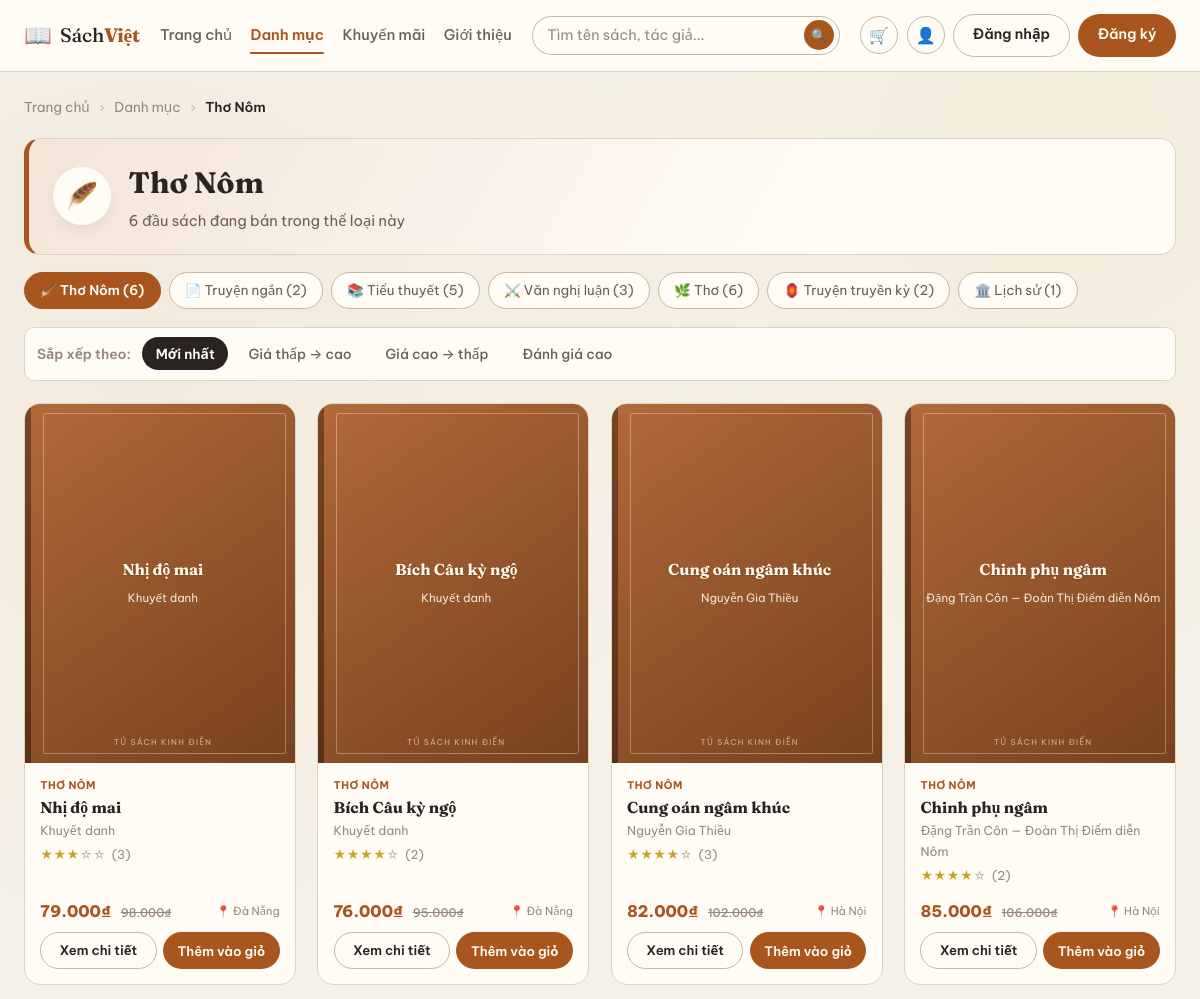
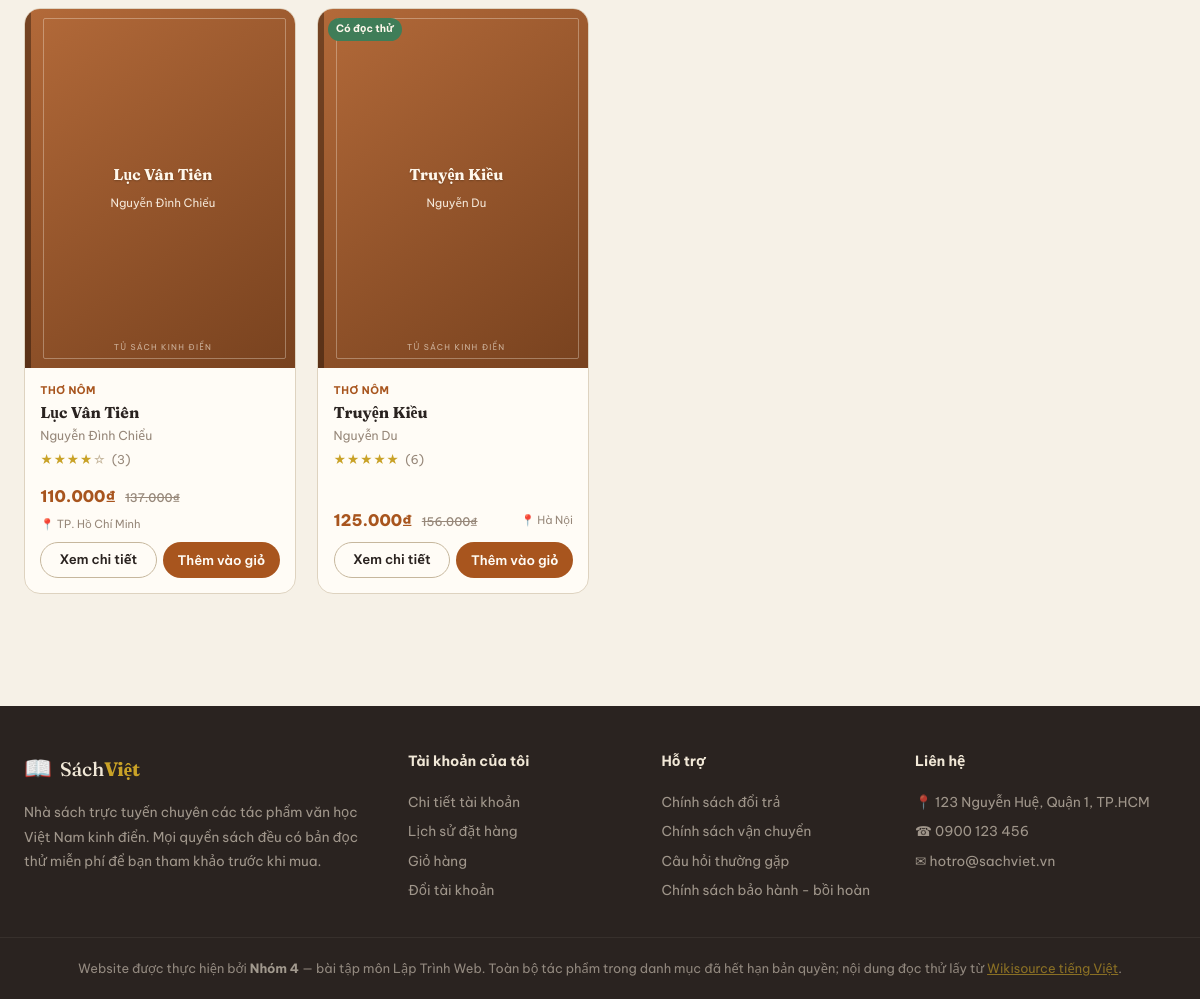
/the-loai.php?id=1, run on the app's committed database (2 pictures, top to bottom).
### tables this page shows
CREATE TABLE the_loai (
  id          INT          NOT NULL AUTO_INCREMENT COMMENT 'Mã thể loại (tự tăng)',
  ten         VARCHAR(100) NOT NULL                COMMENT 'Tên thể loại, VD: Thơ Nôm',
  mau         CHAR(7)      NOT NULL DEFAULT '#7A6A4F' COMMENT 'Màu bìa sách, dạng #RRGGBB',
  bieu_tuong  VARCHAR(16)  NOT NULL DEFAULT '📚'    COMMENT 'Emoji ở mục Danh mục nổi bật',
  PRIMARY KEY (id),
  UNIQUE KEY uq_the_loai_ten (ten),
  CONSTRAINT chk_the_loai_mau CHECK (mau REGEXP '^#[0-9A-Fa-f]{6}$')
);

CREATE TABLE sach (
  id               INT          NOT NULL AUTO_INCREMENT COMMENT 'Mã sách — dùng trong link sach.php?id=...',
  ten              VARCHAR(200) NOT NULL                COMMENT 'Tên sách',
  tac_gia          VARCHAR(150) NOT NULL DEFAULT 'Khuyết danh' COMMENT 'Tác giả',
  nam_sang_tac     VARCHAR(50)  NULL                    COMMENT 'Năm/thế kỷ sáng tác, VD: 1820 hoặc Thế kỷ XVIII',
  the_loai_id      INT          NOT NULL                COMMENT 'Thể loại → the_loai.id',
  kho_id           INT          NOT NULL                COMMENT 'Kho chứa sách → kho.id',
  gia              INT          NOT NULL                COMMENT 'Giá bán hiện tại (đồng)',
  gia_cu           INT          NULL                    COMMENT 'Giá bìa gốc (đồng); NULL = không giảm giá',
  so_luong         INT          NOT NULL DEFAULT 0      COMMENT 'Số cuốn còn trong kho (0 = hết hàng)',
  mo_ta            TEXT         NULL                    COMMENT 'Mô tả ngắn ở trang chi tiết',
  trich_doan       TEXT         NULL                    COMMENT 'Đoạn đọc thử; các đoạn cách nhau 1 dòng trống',
  link_wikisource  VARCHAR(255) NULL                    COMMENT 'Link đọc toàn văn trên Wikisource',
  hien_thi         TINYINT(1)   NOT NULL DEFAULT 1      COMMENT '1 = đang bán, 0 = ẩn khỏi cửa hàng',
  ngay_them        DATETIME     NOT NULL DEFAULT CURRENT_TIMESTAMP COMMENT 'Ngày đưa lên cửa hàng',
  PRIMARY KEY (id),
  KEY idx_sach_the_loai (the_loai_id),
  KEY idx_sach_kho (kho_id),
  CONSTRAINT fk_sach_the_loai FOREIGN KEY (the_loai_id) REFERENCES the_loai (id)
    ON UPDATE CASCADE ON DELETE RESTRICT,
  CONSTRAINT fk_sach_kho FOREIGN KEY (kho_id) REFERENCES kho (id)
    ON UPDATE CASCADE ON DELETE RESTRICT,
  CONSTRAINT chk_sach_gia      CHECK (gia >= 0),
  CONSTRAINT chk_sach_gia_cu   CHECK (gia_cu IS NULL OR gia_cu >= gia),
  CONSTRAINT chk_sach_so_luong CHECK (so_luong >= 0),
  CONSTRAINT chk_sach_hien_thi CHECK (hien_thi IN (0, 1))
);

CREATE TABLE kho (
  id   INT          NOT NULL AUTO_INCREMENT COMMENT 'Mã kho (tự tăng)',
  ten  VARCHAR(100) NOT NULL                COMMENT 'Tên kho, VD: Hà Nội',
  PRIMARY KEY (id),
  UNIQUE KEY uq_kho_ten (ten)
);

### ham-sach.php (called while the page is built, shortened)
<?php
function lay_the_loai_kem_so_sach(PDO $db): array
{
    return $db->query('
        SELECT tl.id, tl.ten, tl.mau, tl.bieu_tuong, COUNT(s.id) AS so_sach
        FROM the_loai tl
        LEFT JOIN sach s ON s.the_loai_id = tl.id AND s.hien_thi = 1
        GROUP BY tl.id, tl.ten, tl.mau, tl.bieu_tuong
        ORDER BY tl.id
    ')->fetchAll();
}
function gan_so_sao(array $ds_sach): array
{
    return $ds_sach;
}
function lay_the_loai(PDO $db, int $id): ?array
{
    $cau_lenh = $db->prepare('SELECT id, ten, mau, bieu_tuong FROM the_loai WHERE id = ?');
    $cau_lenh->execute([$id]);
    return $cau_lenh->fetch() ?: null;
}
function lay_sach_theo_loai(PDO $db, int $the_loai_id, string $sap_xep = 'moi'): array
{
    $order_by = (KIEU_SAP_XEP[$sap_xep] ?? KIEU_SAP_XEP['moi'])[1];
    $cau_lenh = $db->prepare("
        SELECT s.id, s.ten, s.tac_gia, s.gia, s.gia_cu, s.so_luong,
               tl.ten AS ten_the_loai, tl.mau, k.ten AS ten_kho,
               (s.trich_doan IS NOT NULL AND s.trich_doan <> '') AS co_trich_doan,
               COALESCE(dg.luot, 0) AS luot_danh_gia, dg.diem
        FROM sach s
        JOIN the_loai tl ON tl.id = s.the_loai_id
        JOIN kho k       ON k.id  = s.kho_id
        LEFT JOIN (SELECT sach_id, COUNT(*) AS luot, AVG(so_sao) AS diem
                   FROM danh_gia
                   GROUP BY sach_id) dg ON dg.sach_id = s.id
        WHERE s.the_loai_id = ? AND s.hien_thi = 1
        ORDER BY $order_by
    ");
    $cau_lenh->execute([$the_loai_id]);
    return gan_so_sao($cau_lenh->fetchAll());
}

### the-loai.php (the view, shortened to what this page needs)
<?php
require_once __DIR__ . '/inc/khoi-tao.php';
$id = (int) ($_GET['id'] ?? 0);
$sap_xep = get_chuoi('sx');
if (!isset(KIEU_SAP_XEP[$sap_xep])) {
    $sap_xep = 'moi';
}
$the_loai = lay_the_loai($db, $id);
if ($the_loai) {
    $ds_sach     = lay_sach_theo_loai($db, $id, $sap_xep);
    $ds_the_loai = lay_the_loai_kem_so_sach($db);
} else {
    http_response_code(404);
}
?>
<!DOCTYPE html>
<html lang="vi">
<head>
<link rel="stylesheet" href="style.css">
</head>
<body>
<?php include __DIR__ . '/inc/dau-trang.php'; ?>
<main class="page">
<?php if (!$the_loai): ?>
  <nav class="breadcrumb" aria-label="Đường dẫn">
    <a href="index.php">Trang chủ</a> <span>›</span>
    <a href="danh-muc.php">Danh mục</a> <span>›</span> <strong>Không tìm thấy</strong>
  </nav>
  <section class="panel">
    <h2>Không tìm thấy thể loại này</h2>
    <p class="sp-mota">Thể loại bạn tìm không tồn tại hoặc đã ngừng kinh doanh.</p>
    <a href="danh-muc.php" class="btn btn-solid">← Xem tất cả danh mục</a>
  </section>
<?php else: ?>
  <nav class="breadcrumb" aria-label="Đường dẫn">
    <a href="index.php">Trang chủ</a> <span>›</span>
    <a href="danh-muc.php">Danh mục</a> <span>›</span>
    <strong><?= e($the_loai['ten']) ?></strong>
  </nav>
  <section class="tl-head" style="--mau:<?= mau($the_loai['mau']) ?>">
    <span class="tl-icon"><?= e($the_loai['bieu_tuong']) ?></span>
    <div>
      <h1 class="page-title"><?= e($the_loai['ten']) ?></h1>
      <p class="tl-sub"><?= count($ds_sach) ?> đầu sách đang bán trong thể loại này</p>
    </div>
  </section>
  <nav class="tl-chips" aria-label="Thể loại khác">
<?php foreach ($ds_the_loai as $tl): ?>
    <a href="the-loai.php?id=<?= $tl['id'] ?>" class="chip<?= $tl['id'] == $id ? ' chip-on' : '' ?>"><?= e($tl['bieu_tuong']) ?> <?= e($tl['ten']) ?> (<?= $tl['so_sach'] ?>)</a>
<?php endforeach; ?>
  </nav>
  <div class="tl-bar">
    <span>Sắp xếp theo:</span>
<?php foreach (KIEU_SAP_XEP as $ma => $kieu): ?>
    <a href="the-loai.php?id=<?= $id ?>&amp;sx=<?= $ma ?>" class="sx<?= $ma === $sap_xep ? ' sx-on' : '' ?>"><?= $kieu[0] ?></a>
<?php endforeach; ?>
  </div>
  <div class="grid">
<?php foreach ($ds_sach as $s): ?>
    <article class="card" style="--mau:<?= mau($s['mau']) ?>">
      <a class="card-link" href="sach.php?id=<?= $s['id'] ?>">
        <span class="card-bia"><?= bia($s['ten'], $s['tac_gia'], $s['mau']) ?>
          <?php if ($s['co_trich_doan']): ?><span class="tag-doc">Có đọc thử</span><?php endif; ?>
        </span>
        <div class="card-body">
          <span class="card-tl"><?= e($s['ten_the_loai']) ?></span>
          <h3 class="card-ten"><?= e($s['ten']) ?></h3>
          <span class="card-tg"><?= e($s['tac_gia']) ?></span>
          <span class="card-rate"><?= sao($s['sao']) ?><span class="card-luot">(<?= $s['luot_danh_gia'] ?>)</span></span>
          <span class="card-foot">
            <span class="card-gia"><?= tien($s['gia']) ?>
              <?php if ($s['gia_cu'] > $s['gia']): ?><s class="card-gia-cu"><?= tien($s['gia_cu']) ?></s><?php endif; ?>
            </span>
            <span class="card-kho">📍 <?= e($s['ten_kho']) ?></span>
          </span>
        </div>
      </a>
      <form class="card-actions" action="gio-hang.php" method="post">
        <a href="sach.php?id=<?= $s['id'] ?>" class="btn btn-ghost btn-sm">Xem chi tiết</a>
<?php if ($s['so_luong'] > 0): ?>
        <button type="submit" class="btn btn-solid btn-sm">Thêm vào giỏ</button>
<?php else: ?>
        <button type="button" class="btn btn-solid btn-sm" disabled>Hết hàng</button>
<?php endif; ?>
      </form>
    </article>
<?php endforeach; ?>
  </div>
<?php endif; ?>
</main>
<?php include __DIR__ . '/inc/chan-trang.php'; ?>
</body>
</html>

### ham.php (shortened to what this page needs)
<?php
function e($chuoi): string
{
    return htmlspecialchars((string) $chuoi, ENT_QUOTES, 'UTF-8');
}
function tien($so): string
{
    return number_format((int) $so, 0, ',', '.') . '₫';
}
function mau($ma_mau): string
{
    return preg_match('/^#[0-9a-fA-F]{6}$/', (string) $ma_mau) ? $ma_mau : '#7A6A4F';
}
function sao(int $n): string
{
    $n = max(0, min(5, $n));
    $nhan = $n ? "Đánh giá $n trên 5 sao" : 'Chưa có đánh giá';
    return '<span class="stars" role="img" aria-label="' . $nhan . '">' . str_repeat('★', $n)
         . '<span class="star-off">' . str_repeat('☆', 5 - $n) . '</span></span>';
}
function sao_tron($diem): int
{
    return $diem === null ? 0 : (int) round((float) $diem);
}
function bia($ten, $tac_gia, $mau): string
{
    return '<span class="bia" style="--mau:' . mau($mau) . '"><span class="bia-vien"></span>'
         . '<span class="bia-ten">' . e($ten) . '</span><span class="bia-tg">' . e($tac_gia) . '</span>'
         . '<span class="bia-nxb">TỦ SÁCH KINH ĐIỂN</span></span>';
}
function get_chuoi(string $ten): string
{
    $gia_tri = $_GET[$ten] ?? '';
    return is_string($gia_tri) ? trim(mb_scrub($gia_tri, 'UTF-8')) : '';
}

### data on the page
the_loai: ten "Thơ Nôm", bieu_tuong "🪶", so_sach "6"
the_loai: bieu_tuong "📄", ten "Truyện ngắn", so_sach "2"
the_loai: bieu_tuong "📚", ten "Tiểu thuyết", so_sach "5"
the_loai: bieu_tuong "⚔️", ten "Văn nghị luận", so_sach "3"
the_loai: bieu_tuong "🌿", ten "Thơ", so_sach "6"
the_loai: bieu_tuong "🏮", ten "Truyện truyền kỳ", so_sach "2"
the_loai: bieu_tuong "🏛️", ten "Lịch sử", so_sach "1"
sach: ten "Nhị độ mai", tac_gia "Khuyết danh", the_loai.ten "THƠ NÔM", n "★★★", n "☆☆", luot_danh_gia "3", gia "79.000₫", gia_cu "98.000₫", kho.ten "Đà Nẵng", so_luong "Thêm vào giỏ"
sach: ten "Bích Câu kỳ ngộ", tac_gia "Khuyết danh", the_loai.ten "THƠ NÔM", n "★★★★", n "☆", luot_danh_gia "2", gia "76.000₫", gia_cu "95.000₫", kho.ten "Đà Nẵng", so_luong "Thêm vào giỏ"
sach: ten "Cung oán ngâm khúc", tac_gia "Nguyễn Gia Thiều", the_loai.ten "THƠ NÔM", n "★★★★", n "☆", luot_danh_gia "3", gia "82.000₫", gia_cu "102.000₫", kho.ten "Hà Nội", so_luong "Thêm vào giỏ"
sach: ten "Chinh phụ ngâm", tac_gia "Đặng Trần Côn — Đoàn Thị Điểm diễn Nôm", the_loai.ten "THƠ NÔM", n "★★★★", n "☆", luot_danh_gia "2", gia "85.000₫", gia_cu "106.000₫", kho.ten "Hà Nội", so_luong "Thêm vào giỏ"
sach: ten "Lục Vân Tiên", tac_gia "Nguyễn Đình Chiểu", the_loai.ten "THƠ NÔM", n "★★★★", n "☆", luot_danh_gia "3", gia "110.000₫", gia_cu "137.000₫", kho.ten "TP. Hồ Chí Minh", so_luong "Thêm vào giỏ"
sach: ten "Truyện Kiều", tac_gia "Nguyễn Du", shows "Có đọc thử", the_loai.ten "THƠ NÔM", n "★★★★★", luot_danh_gia "6", gia "125.000₫", gia_cu "156.000₫", kho.ten "Hà Nội", so_luong "Thêm vào giỏ"

### other printed values
count($ds_sach) "6"
$kieu[0] "Mới nhất"
$kieu[0] "Giá thấp → cao"
$kieu[0] "Giá cao → thấp"
$kieu[0] "Đánh giá cao"
